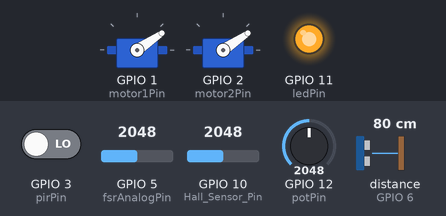
Recording of a sketch running on a simulated ESP32-S3. Parts: 2 × servo, output pins drawn as LEDs (lit = HIGH). Wiring (inferred from the names in the program): ultrasonic range finder: trigger GPIO 4; echo GPIO 6. The inputs (shaded band) are chosen by the test bench; at power-on: GPIO 12 (potPin) = 2048, GPIO 3 (pirPin) LOW, GPIO 5 (fsrAnalogPin) = 2048, GPIO 10 (Hall_Sensor_Pin) = 2048, distance to the obstacle (sensor on GPIO 6) 80 cm. The echo pulse lasts 58.3 µs per cm; pins used as bus, display or sensor lines are not drawn; what the sketch prints to the serial monitor is not drawn.

Above: at 1.2 s.
1.3 s: GPIO 12 (potPin) set to 2866
At 3.7 s:
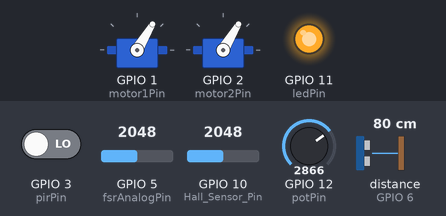
4.3 s: GPIO 12 (potPin) set to 3740
At 6.7 s:
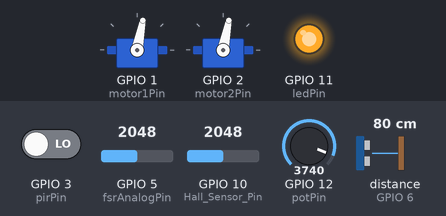
7.3 s: GPIO 12 (potPin) set to 560
At 12.9 s:
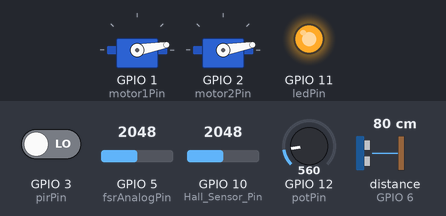
Timing chart, 0 to 14.4 s (numbered marks = the images above; inputs shaded):
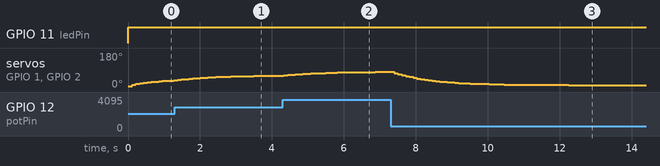

The sketch:

complete_control_testing.ino
```cpp
//the code for the FSR was sourced from the Adafruit website
//the ultrasonic code was sourced from arduino's website
//PIR code from RobotsDinosaurs:
////https://github.com/RobotsDinosaurs/Arduino/blob/main/PIR/PIR.ino
//^source

#include <ESP32Servo.h>
#include <Arduino.h>
//potentiometer parameters:
#define potPin 12
#define motor1Pin 1
#define motor2Pin 2

#define MINUTE 60000 // for converting milliseconds to a minute
#define SECOND 1000 // for converting milliseconds to a second

Servo servo1;
Servo servo2;
//#define motor2Pin 10

float x_est = 0.0;    // Initial estimate
float P = 1.0;        // Initial estimate uncertainty
float Q = 0.05;       // Process noise (tune this)
float R = 5.0;        // Measurement noise (tune this)
float K;              // Kalman gain

float y_est = 0.0;  // Initial state estimate (0 = no animal, 1 = animal)
float J = 1.0;      // Initial uncertainty
float E = 0.01;     // Process noise (adjust for sensitivity)
float S = 0.1;      // Measurement noise for PIR
float K1;           // Kalman gain

const float DISTANCE_THRESHOLD = 50.0;  // Example: animal detected if < 50 cm


//pir parameters
int ledPin = 11;                // pin for the LED
int pirPin = 3;                // signal pin of the PIR sensor

int lastPirVal = LOW;          // the last value of the PIR sensor
int pirVal;                    // the current value of the PIR sensor
unsigned long myTime;          // number of milliseconds passed since the Arduino started running the code itself
char printBuffer[128];

//ultrasonic parameters:
const int trig_pin = 4;
const int echo_pin = 6;
float timing = 0.0;
float distance = 0.0;
float distance1 = 0.0;

//Hall parameters:
#define Hall_Sensor_Pin 10

int fsrAnalogPin = 5;
//int Hall_Sensor_Pin = 10;
int fsrReading;
int threshold = 600;

bool state = false;
bool running = false;
bool motor_condition = false;


void setup() {
  Serial.begin(115200);
  pinMode(Hall_Sensor_Pin, INPUT);
  pinMode(echo_pin, INPUT);
  pinMode(trig_pin, OUTPUT);
  pinMode(Hall_Sensor_Pin,INPUT);
  pinMode(ledPin, OUTPUT);    // declare LED as output
  pinMode(pirPin, INPUT);     // declare PIR sensor as input
  digitalWrite(trig_pin, LOW);
  servo1.attach(motor1Pin);
  servo2.attach(motor2Pin);
}


void loop() {
  // Polling algorithm to check FSR state
  while (!running) { // Keep polling until "running" is true
    fsrReading = analogRead(fsrAnalogPin);
    Serial.println(fsrReading);
    if (fsrReading >= threshold) {
      state = true;
      running = true;
      motor_condition = true;
      Serial.println("FSR pressed. Running = true");
    } else {
      state = false;
      Serial.println("FSR not pressed. Polling...");
    }

     // Short delay for stability
  }

  // Code that runs once "running" is true
  if (running) {
    //Serial.println("Running part of the code...");
    fsrReading = analogRead(fsrAnalogPin);
    //Serial.println(fsrReading);
    float voltage;
    //float distance1
    voltage = analogRead(Hall_Sensor_Pin);
    //voltage = analogRead(Hall_Sensor_Pin);
   // Serial.println(voltage);
    if (voltage>=3700)
    {
     // Serial.println("Bait is gone!");
    }

   // Serial.println(hall_voltage);

    digitalWrite(trig_pin, LOW);
    delayMicroseconds(2);

    digitalWrite(trig_pin, HIGH);
    delayMicroseconds(10);
    digitalWrite(trig_pin, LOW);

    timing = pulseIn(echo_pin, HIGH);
    distance1 = (timing * 0.034) / 2;
    distance = constrain(distance1, 0, 30);

     // Serial.print("Distance: ");
      //Serial.print(distance);
      //Serial.println("cm | ");


    int pot_adcValue = (analogRead(potPin));
    //Serial.println(pot_adcValue);

  //predict
    P = P + Q; //use this to calculate Kalman Gain

    //update
    K = P / (P + R); //Calculate Kalman Gain
    x_est = x_est + K * (pot_adcValue - x_est); //Calculate current estimate
    P = (1 - K) * P; //calculate the error of the new estimate, and loop

    int servoAngle = map(x_est, 100, 8100, 0, 180);
    servoAngle = constrain(servoAngle, 0, 180); // Ensure the angle is within bounds
    //Serial.println(x_est);
    //Serial.println(servoAngle);

    servo1.write(servoAngle);
    servo2.write(servoAngle); //I have one pot controlling two motors. THe two sensors move in unison, not independently.


    pirVal = digitalRead(pirPin);
    if (pirVal == HIGH) { // movement detected
      digitalWrite(ledPin, HIGH); }  // turn LED on
    else { // no movement detected
      digitalWrite(ledPin, LOW);} // turn LED off

     // Measurement Fusion
    float measurement = 0.0;
    if (pirVal == HIGH || distance < DISTANCE_THRESHOLD) {
      measurement = 1.0;  // Animal detected
    }
    // Kalman Filter Update
    J = J + E;                 // Predict next uncertainty
    K1 = J / (J + S);          // Calculate Kalman Gain
    y_est = y_est + K1 * (measurement - y_est);  // Update estimate
    J = (1 - K1) * J;          // Update uncertainty

      // Decision Making
  if (y_est > 0.00000001) {
    Serial.println("Animal detected!");
    digitalWrite(ledPin, HIGH);  // Indicate detection
  } else {
   // Serial.println("No animal detected.");
    digitalWrite(ledPin, LOW);   // Indicate no detection
  }
   // Serial.print(distance);
   // Serial.print('\t');
   // Serial.println(pirVal); //something wrong with this line

    delay(100);
  }
}
```
